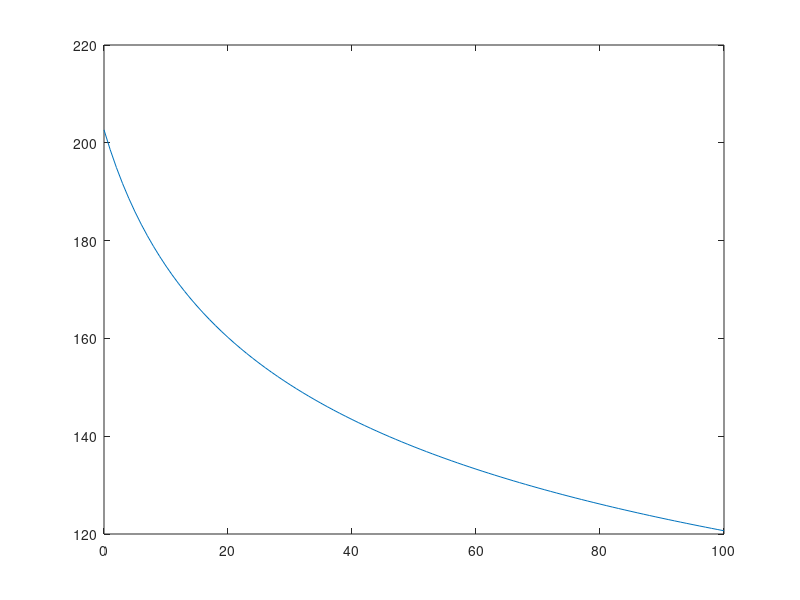

Reproduce this figure in MATLAB. (Note: this script raises an error after producing the figure.)
clear all
po = 3411;
to = 365*24*60*60;
ts = 0:1:100;

for i=1:size(ts,2)
    p(i) = 0.1*po*((ts(i) + 10)^-0.2 - (to + ts(i) + 10)^-0.2 + 0.87*(to + ts(i) + 2*10^7)^-0.2 - 0.87*(ts(i) + 2*10^7)^-0.2); 
end

plot(ts(1,:),p(1,:))

value = 0.07*3411

hold on
file = 'RUN/power.txt';
delimiterln = ' ';
A = importdata(file,delimiterln);
plot(A(:,1)-2.0, A(:,2))